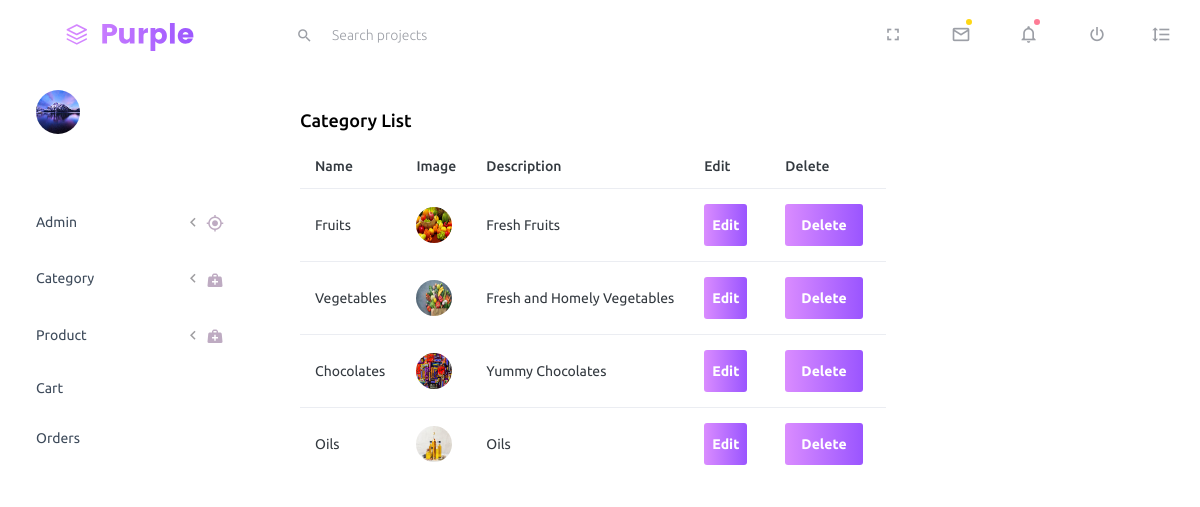
The app's page /Market/display_categ/ with its own data.
### Market/models.py (models this page shows)
class Category(models.Model):
    Name = models.CharField(max_length=25, null=True, blank=True)
    Description = models.TextField(null=True, blank=True)
    Image = models.ImageField(upload_to="profile", null=True, blank=True)

### Market/views.py (the view)
# urls.py: path('display_categ/', views.display_categ, name="display_categ"),
def display_categ(req):
    data = Category.objects.all()
    return render(req, "View_categ.html", {'data': data})

### Market/templates/View_categ.html (shortened to what this page needs)
{% extends 'index.html' %}
{% block content %}
<!DOCTYPE html>
<html lang="en">
<head>
</head>
<body>
    <div class="card">
            <div class="card-body">
              <h5 class="card-title">Category List</h5>
              <div class="table-responsive">
                <table class="table">
                  <thead>
                    <tr>
                      <th>Name</th>
                      <th>Image</th>
                      <th>Description</th>
                       <th>Edit</th>
                        <th>Delete</th>
                    </tr>
                  </thead>
                     {% for i in data %}
                        <tr>
                            <td>{{ i.Name }}</td>
                            <td>
                                <img src="{{ i.Image.url }}" width="50" height="35">
                            </td>
                            <td>{{ i.Description }}</td>
                            <td>
                                <form method="post" action="{% url 'edit_categ' dataid=i.id %}">
                                  <button type="submit" class="btn btn-gradient-primary mr-2 px-2"> Edit</button>
                                </form>
                            </td>
                             <td>
                                <form method="post" action="{% url 'delete_categ' dataid=i.id %}">
                                  <button type="submit" class="btn btn-gradient-primary mr-2 px-3">Delete</button>
                                </form>
                            </td>
                        </tr>
                    {% endfor %}
                </table>
              </div>
            </div>
          </div>
</body>
</html>
{% endblock %}

### records on screen
Category: Name "Fruits", Image (picture), Description "Fresh Fruits"
Category: Name "Vegetables", Image (picture), Description "Fresh and Homely Vegetables"
Category: Name "Chocolates", Image (picture), Description "Yummy Chocolates"
Category: Name "Oils", Image (picture), Description "Oils"
